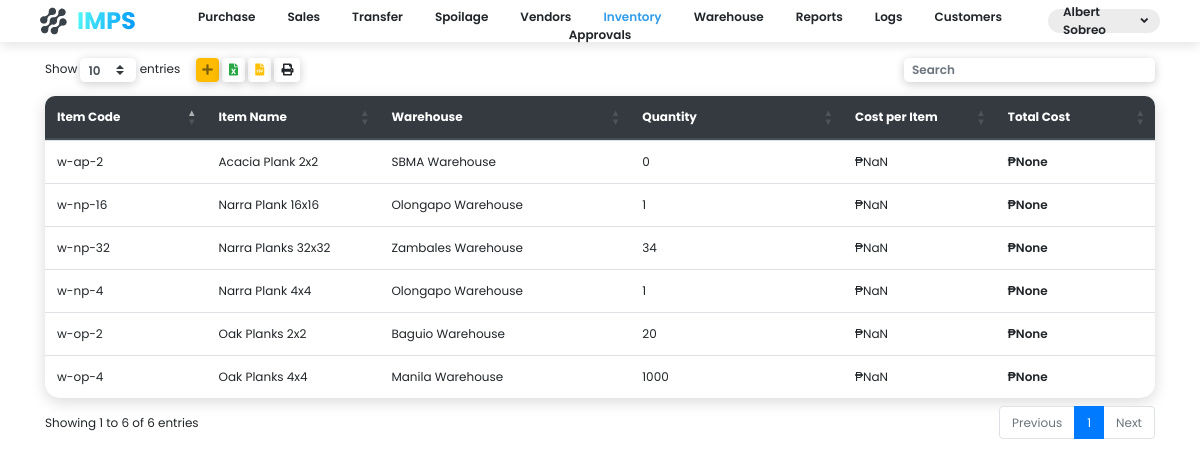
Page /inventory-page/ (signed in) on the earlier database version.
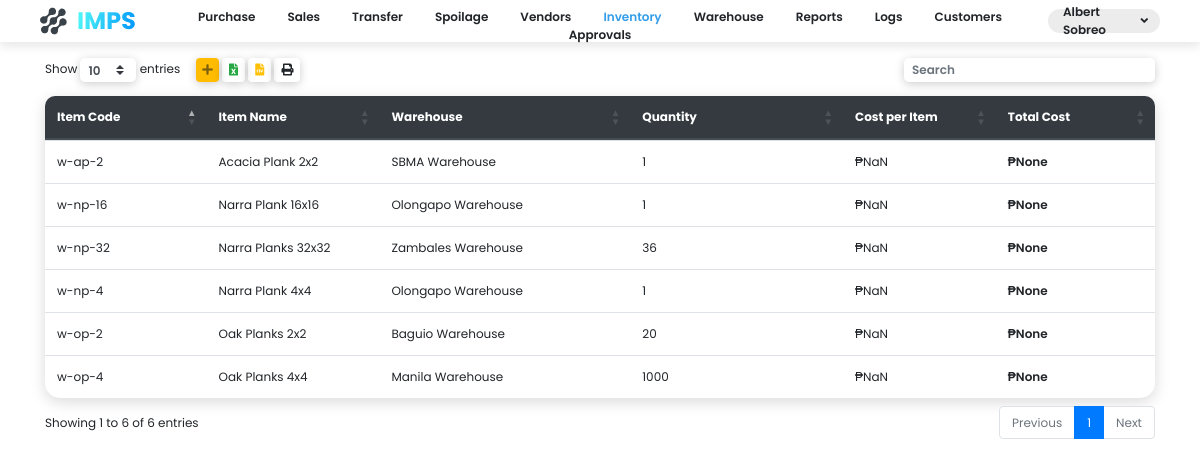
Same page on the later database version.
### app/models.py (models this page shows, shortened)
class Product(models.Model):
    code = models.CharField(max_length=255)
    name = models.CharField(max_length=255)
    description = models.TextField(null=True, blank=True)
    quantity = models.IntegerField()
    cost_per_item = models.DecimalField(max_digits=24, decimal_places=5, null=True, blank=True)
    total_cost = models.DecimalField(max_digits=24, decimal_places=5, null=True, blank=True)
    turnover = models.DecimalField(max_digits=3, decimal_places=2, null=True, blank=True)
    warehouse = models.ForeignKey(Warehouse, on_delete=models.CASCADE, null=True, blank=True)

class Warehouse(models.Model):
    name = models.CharField(max_length=255)
    address = models.CharField(max_length=255, null=True, blank=True)

### app/views/inventorylist.py (the view)
# urls.py: path('inventory-page/', views.inventory_page),
def inventory_page(request):
    if request.session.is_empty():
        return redirect('/login/')
    context = {
        'items': Product.objects.all(),
        'me': User.objects.select_related().get(login__username=request.session.get('username')),
        'warehouses': Warehouse.objects.all()
    }
    return render(request, 'inventory.html', context)

### templates/inventory.html (shortened to what this page needs)
<!DOCTYPE html>
<html lang="en">
<head>
    <link rel="stylesheet" href="https://cdn.jsdelivr.net/npm/bootstrap@4.5.3/dist/css/bootstrap.min.css">
    <link rel="stylesheet" href="https://cdn.datatables.net/buttons/1.6.5/css/buttons.dataTables.min.css">
    <link rel="stylesheet" href="https://cdn.datatables.net/1.10.22/css/dataTables.bootstrap4.min.css">
    <link rel="stylesheet" href="/static/css/style.css">
    <link rel="stylesheet" href="/static/css/fontawesome.all.css">
</head>
<body class="font-size-12">
  <div class="c-nav d-flex font-w-600 mb-3">
    <div class="c-nav-item justify-content-start">
      <img src="/static/media/Group 117.svg" class="logo">
    </div>
    <div class="c-nav-item justify-content-end dropdown">
      <div class="nav-name" data-toggle="dropdown">
        <span>{{me.first_name}} {{me.last_name}}</span> <i class="fas fa-angle-down ml-1"></i>
      </div>
    </div>
  </div>
  <div class="container" id="app">
    <div class="modal fade" id="exampleModal" tabindex="-1" role="dialog" aria-labelledby="exampleModalLabel" aria-hidden="true">
    </div>
    <table id="table" class="table box-shadow-medium b-tl-radius-10 b-tr-radius-10">
        <thead class="thead-dark">
        <tr class="">
            <th class="b-tl-radius-10" style="border-top: 0px;">Item Code</th>
            <th style="border-top: 0px;">Item Name</th>
            <th style="border-top: 0px;">Warehouse</th>
            <th style="border-top: 0px;">Quantity</th>
            <th style="border-top: 0px;">Cost per Item</th>
            <th class="b-tr-radius-10" style="border-top: 0px;">Total Cost</th>
        </tr>
        </thead>
        <tbody>
        {% for item in items%}
        <tr>
            <td>{{item.code}}</td>
            <td>{{item.name}}</td>
            <td>{{item.warehouse.name}}</td>
            <td>{{item.quantity}}</td>
            <td>₱<script>document.write(parseFloat('{{item.cost_per_item}}'))</script></td>
            <td class="font-w-600">₱{{item.total_cost}}</td>
        </tr>
        {% endfor %}
        </tbody>
    </table>
</body>
{% load sweetify %}
</html>

Differences in the rows shown:
changed Product "w-ap-2": quantity "0" → "1"
changed Product "w-np-32": quantity "34" → "36"
